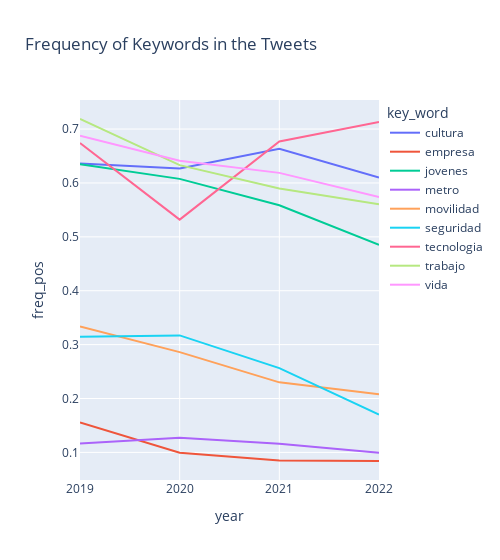

Notebook code for this chart:
### Code cell
px.line(df_sent_freq, x='year', y='freq_pos',color='key_word' ,title='Frequency of Keywords in the Tweets',width=500)

### Figure 1 — Plotly figure (JSON) as saved in the notebook; plotly's stock layout.template omitted (floating-point values rounded to 4 significant figures)
{"data": [{"hovertemplate": "key_word=cultura<br>year=%{x}<br>freq_pos=%{y}<extra></extra>", "legendgroup": "cultura", "line": {"color": "#636efa", "dash": "solid"}, "marker": {"symbol": "circle"}, "mode": "lines", "name": "cultura", "orientation": "v", "showlegend": true, "type": "scatter", "x": [2019, 2020, 2021, 2022], "xaxis": "x", "y": [0.6362, 0.6268, 0.6633, 0.61], "yaxis": "y"}, {"hovertemplate": "key_word=empresa<br>year=%{x}<br>freq_pos=%{y}<extra></extra>", "legendgroup": "empresa", "line": {"color": "#EF553B", "dash": "solid"}, "marker": {"symbol": "circle"}, "mode": "lines", "name": "empresa", "orientation": "v", "showlegend": true, "type": "scatter", "x": [2019, 2020, 2021, 2022], "xaxis": "x", "y": [0.1554, 0.09916, 0.08512, 0.08401], "yaxis": "y"}, {"hovertemplate": "key_word=jovenes<br>year=%{x}<br>freq_pos=%{y}<extra></extra>", "legendgroup": "jovenes", "line": {"color": "#00cc96", "dash": "solid"}, "marker": {"symbol": "circle"}, "mode": "lines", "name": "jovenes", "orientation": "v", "showlegend": true, "type": "scatter", "x": [2019, 2020, 2021, 2022], "xaxis": "x", "y": [0.6349, 0.6076, 0.5585, 0.4852], "yaxis": "y"}, {"hovertemplate": "key_word=metro<br>year=%{x}<br>freq_pos=%{y}<extra></extra>", "legendgroup": "metro", "line": {"color": "#ab63fa", "dash": "solid"}, "marker": {"symbol": "circle"}, "mode": "lines", "name": "metro", "orientation": "v", "showlegend": true, "type": "scatter", "x": [2019, 2020, 2021, 2022], "xaxis": "x", "y": [0.1163, 0.1271, 0.116, 0.09919], "yaxis": "y"}, {"hovertemplate": "key_word=movilidad<br>year=%{x}<br>freq_pos=%{y}<extra></extra>", "legendgroup": "movilidad", "line": {"color": "#FFA15A", "dash": "solid"}, "marker": {"symbol": "circle"}, "mode": "lines", "name": "movilidad", "orientation": "v", "showlegend": true, "type": "scatter", "x": [2019, 2020, 2021, 2022], "xaxis": "x", "y": [0.3337, 0.286, 0.23, 0.208], "yaxis": "y"}, {"hovertemplate": "key_word=seguridad<br>year=%{x}<br>freq_pos=%{y}<extra></extra>", "legendgroup": "seguridad", "line": {"color": "#19d3f3", "dash": "solid"}, "marker": {"symbol": "circle"}, "mode": "lines", "name": "seguridad", "orientation": "v", "showlegend": true, "type": "scatter", "x": [2019, 2020, 2021, 2022], "xaxis": "x", "y": [0.3146, 0.3171, 0.2563, 0.1701], "yaxis": "y"}, {"hovertemplate": "key_word=tecnologia<br>year=%{x}<br>freq_pos=%{y}<extra></extra>", "legendgroup": "tecnologia", "line": {"color": "#FF6692", "dash": "solid"}, "marker": {"symbol": "circle"}, "mode": "lines", "name": "tecnologia", "orientation": "v", "showlegend": true, "type": "scatter", "x": [2019, 2020, 2021, 2022], "xaxis": "x", "y": [0.6743, 0.5319, 0.677, 0.7129], "yaxis": "y"}, {"hovertemplate": "key_word=trabajo<br>year=%{x}<br>freq_pos=%{y}<extra></extra>", "legendgroup": "trabajo", "line": {"color": "#B6E880", "dash": "solid"}, "marker": {"symbol": "circle"}, "mode": "lines", "name": "trabajo", "orientation": "v", "showlegend": true, "type": "scatter", "x": [2019, 2020, 2021, 2022], "xaxis": "x", "y": [0.7187, 0.633, 0.5898, 0.5606], "yaxis": "y"}, {"hovertemplate": "key_word=vida<br>year=%{x}<br>freq_pos=%{y}<extra></extra>", "legendgroup": "vida", "line": {"color": "#FF97FF", "dash": "solid"}, "marker": {"symbol": "circle"}, "mode": "lines", "name": "vida", "orientation": "v", "showlegend": true, "type": "scatter", "x": [2019, 2020, 2021, 2022], "xaxis": "x", "y": [0.6877, 0.6412, 0.6187, 0.5737], "yaxis": "y"}], "layout": {"legend": {"title": {"text": "key_word"}, "tracegroupgap": 0}, "title": {"text": "Frequency of Keywords in the Tweets"}, "width": 500, "xaxis": {"anchor": "y", "domain": [0, 1], "title": {"text": "year"}}, "yaxis": {"anchor": "x", "domain": [0, 1], "title": {"text": "freq_pos"}}}}
